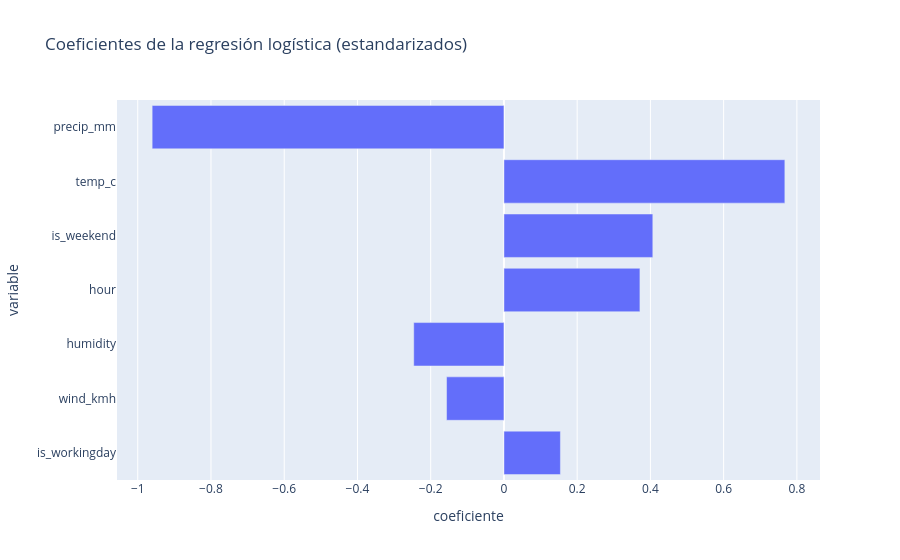
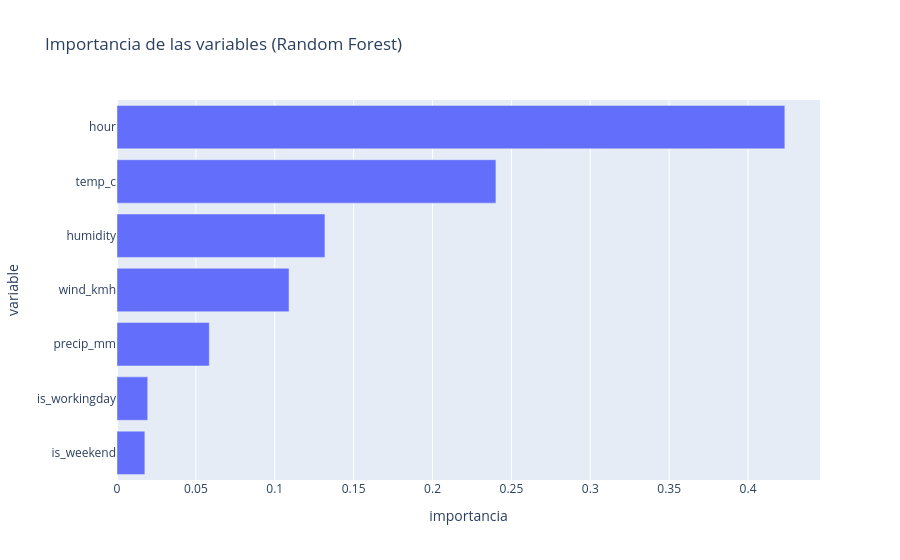

Source (notebook cell) for these figures, in order:
### Markdown cell above
d) (0.75 pts) Interpreta qué factores parecen asociarse más a la alta demanda (coeficientes del modelo logístico y/o importancia si usas un árbol; o argumentación basada en tus gráficos del ejercicio 2).

### Code cell
# Ademas de lo ya visto en el ejercicio 2: Para evaluarlo bien uso el grafico visto en clase que nos da la importancia de las varibles en los modelos para rf y
# para la regresion logistica ordeno el valor absolto de los coeficientes de las variablles


coeficientes = pd.DataFrame({
    "variable": predictoras_c,
    "coeficiente": logit.named_steps["model"].coef_[0],
})

coeficientes["abs"] = coeficientes["coeficiente"].abs()
coeficientes = coeficientes.sort_values("abs", ascending=False)
display(coeficientes[["variable", "coeficiente"]].round(3))

fig = px.bar(coeficientes.sort_values("abs"), x="coeficiente", y="variable", orientation="h",
             title="Coeficientes dee regresión logística")

fig.show()

rfc = RandomForestClassifier(n_estimators=100, random_state=42)
rfc.fit(X_train_c, y_train_c)

print(f"Accuracy Random Forest: {accuracy_score(y_test_c, rfc.predict(X_test_c)):.3f}")

importancias = pd.DataFrame({"variable": predictoras_c, "importancia": rfc.feature_importances_})
fig = px.bar(importancias.sort_values("importancia"), x="importancia", y="variable", orientation="h",
             title="Importancia de las variables (Random Forest)")
fig.show()

### Figure 1 — Plotly figure (JSON) as saved in the notebook; plotly's stock layout.template omitted (floating-point values rounded to 4 significant figures)
{"data": [{"hovertemplate": "coeficiente=%{x}<br>variable=%{y}<extra></extra>", "legendgroup": "", "marker": {"color": "#636efa", "pattern": {"shape": ""}}, "name": "", "orientation": "h", "showlegend": false, "textposition": "auto", "type": "bar", "x": [0.1542, -0.1567, -0.2463, 0.3713, 0.4066, 0.7671, -0.9607], "xaxis": "x", "y": ["is_workingday", "wind_kmh", "humidity", "hour", "is_weekend", "temp_c", "precip_mm"], "yaxis": "y"}], "layout": {"barmode": "relative", "legend": {"tracegroupgap": 0}, "title": {"text": "Coeficientes de la regresión logística (estandarizados)"}, "xaxis": {"anchor": "y", "domain": [0, 1], "title": {"text": "coeficiente"}}, "yaxis": {"anchor": "x", "domain": [0, 1], "title": {"text": "variable"}}}}

### Figure 2 — Plotly figure (JSON) as saved in the notebook; plotly's stock layout.template omitted (floating-point values rounded to 4 significant figures)
{"data": [{"hovertemplate": "importancia=%{x}<br>variable=%{y}<extra></extra>", "legendgroup": "", "marker": {"color": "#636efa", "pattern": {"shape": ""}}, "name": "", "orientation": "h", "showlegend": false, "textposition": "auto", "type": "bar", "x": [0.01766, 0.01948, 0.0585, 0.109, 0.1318, 0.2402, 0.4233], "xaxis": "x", "y": ["is_weekend", "is_workingday", "precip_mm", "wind_kmh", "humidity", "temp_c", "hour"], "yaxis": "y"}], "layout": {"barmode": "relative", "legend": {"tracegroupgap": 0}, "title": {"text": "Importancia de las variables (Random Forest)"}, "xaxis": {"anchor": "y", "domain": [0, 1], "title": {"text": "importancia"}}, "yaxis": {"anchor": "x", "domain": [0, 1], "title": {"text": "variable"}}}}
